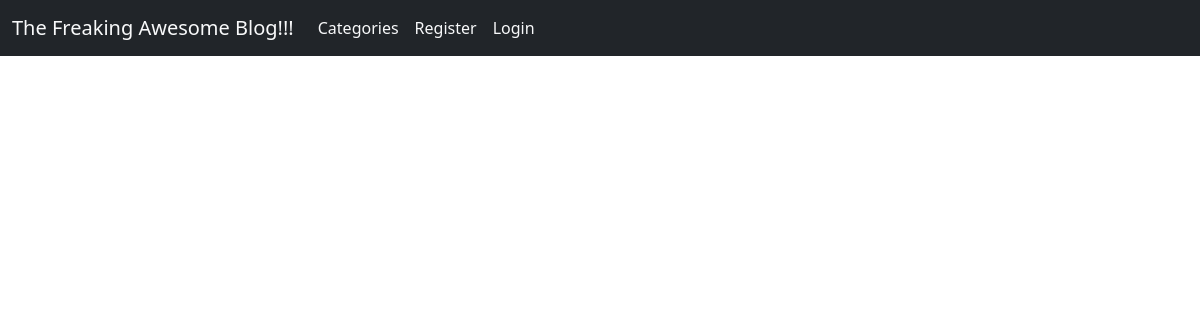
The page /categories/ on the database as committed earlier.
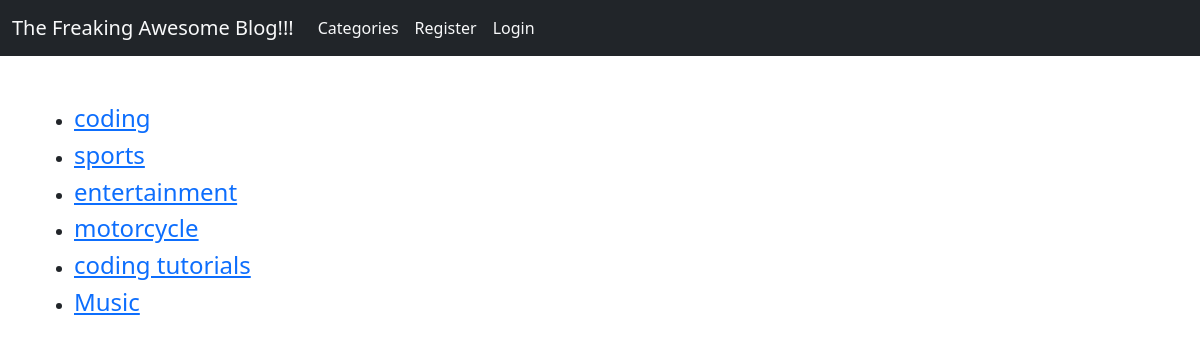
The same page on the database as committed later.
### the_blog/models.py (models this page shows, shortened)
class Category(models.Model):
    name = models.CharField(max_length = 255)
    def __str__(self):
        return self.name

### the_blog/views.py (the view)
# urls.py: path('categories/', views.ListAllCategories, name='categories')
def ListAllCategories(request):
    model = Category.objects.all()
    diction = {'categories':model}
    return render(request, 'all_categories.html', context=diction)

### the_blog/templates/all_categories.html
{% extends "base.html" %}
{% block body_block %}
<ul>
    {% for category in categories %}
        <li><h4><a href="{% url 'category' category|slugify %}">{{ category }}</a></h4></li>
    {% endfor %}
</ul>
{% endblock  %}

### the_blog/templates/base.html (shortened to what this page needs)
<!doctype html>
<html lang="en">
  <head>
    <link href="https://cdn.jsdelivr.net/npm/bootstrap@5.3.3/dist/css/bootstrap.min.css" rel="stylesheet">
  </head>
  <body>
    <nav class="navbar navbar-expand-lg bg-dark">
        <div class="container-fluid">
          <a class="navbar-brand text-light" href="{% url 'home' %}">The Freaking Awesome Blog!!!</a>
          <div class="collapse navbar-collapse" id="navbarSupportedContent">
            <ul class="navbar-nav me-auto mb-2 mb-lg-0">
              {% if cat_menu %}
              <li class="nav-item dropdown">
                <a class="nav-link dropdown-toggle text-light" href="#" role="button" data-bs-toggle="dropdown" aria-expanded="false">
                  Categories
                </a>
                <ul class="dropdown-menu">
                  {% for item in cat_menu %}
                    <li><a class="dropdown-item" href="{% url 'category' item|slugify %}">{{ item }}</a></li>
                  {% endfor %}
                </ul>
              </li>
              {% else %}
              <li class="nav-item">
                <a class="nav-link text-light" href="{% url 'categories' %}">Categories</a>
              </li>
              {% endif %}
              {% if user.is_authenticated %}
              <li class="nav-item">
                <a class="nav-link text-light" href="{% url 'add_category' %}">Add category</a>
              </li>
              <li class="nav-item">
                <a class="nav-link text-light" href="{% url 'add-post' %}">Add post</a>
              </li>
              <li class="nav-item">
                <a class="nav-link text-light" href="{% url 'logout' %}">Logout</a>
              </li>
              {% else %}
              <li class="nav-item">
                <a class="nav-link text-light" href="{% url 'register' %}">Register</a>
              </li>
              <li class="nav-item">
                <a class="nav-link text-light" href="{% url 'login' %}">Login</a>
              </li>
              {% endif %}
            </ul>
          </div>
        </div>
      </nav>
      <div class="container my-5">
        {% block body_block %}
        {% endblock  %}
      </div>
  </body>
</html>

Rows that differ between the two databases and show on the page:
added Category: name "coding"
added Category: name "sports"
added Category: name "entertainment"
added Category: name "motorcycle"
added Category: name "coding tutorials"
added Category: name "Music"
